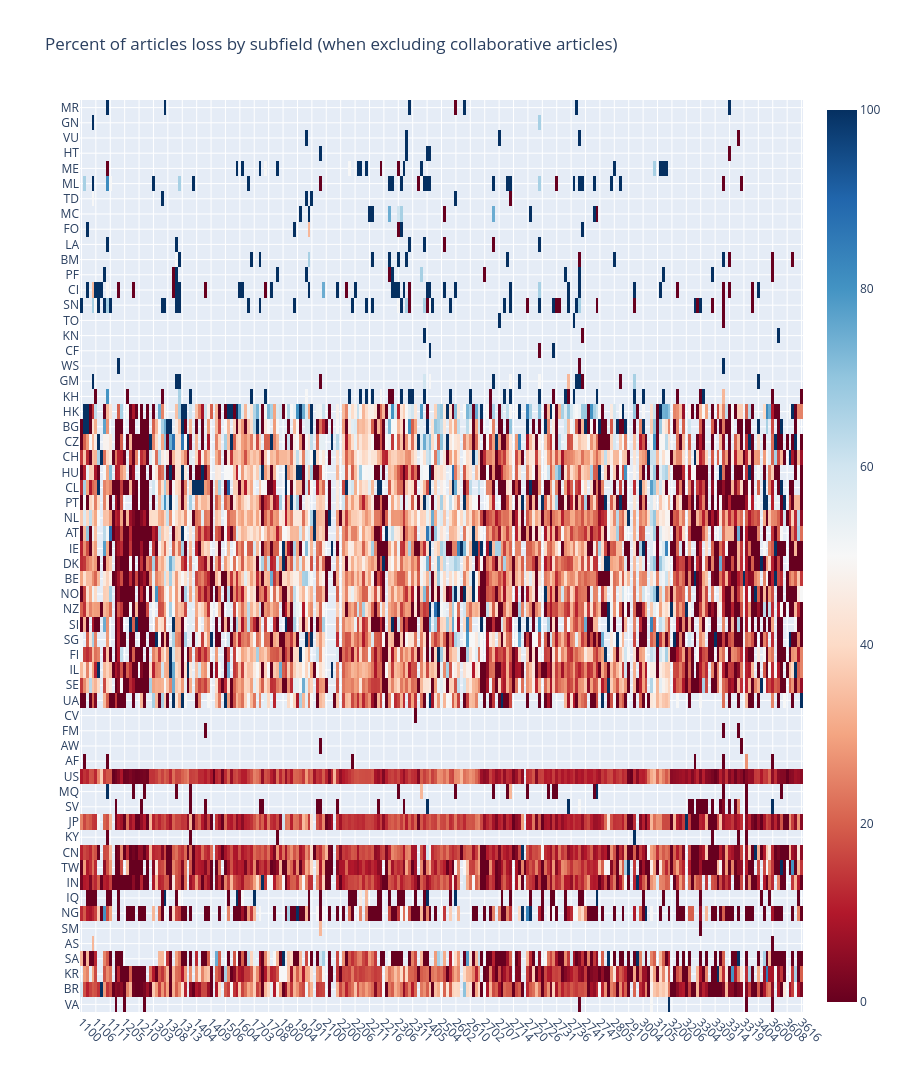

Source (notebook cell):
### Code cell
x_labels = df_country_subfield_diff.columns.to_list()
# y_labels = df_country_subfield_diff.index.to_list()
y_labels = most_collab_dependent_countries + most_collab_dependent_big_countries + least_collab_dependent_countries
uf.plotly_heatmap(
    df_country_subfield_diff.loc[y_labels, x_labels],
    x_labels=x_labels,
    y_labels=y_labels,
    x_type="subfield",
    y_type="country",
    title="Percent of articles loss by subfield (when excluding collaborative articles)"
)

### Figure 1 — Plotly figure (JSON) as saved in the notebook; plotly's stock layout.template omitted (floating-point values rounded to 4 significant figures; data arrays with more than 128 entries replaced by an {"elided": "..."} marker saying what was removed)
{"data": [{"colorscale": [[0.0, "rgb(103,0,31)"], [0.1, "rgb(178,24,43)"], [0.2, "rgb(214,96,77)"], [0.3, "rgb(244,165,130)"], [0.4, "rgb(253,219,199)"], [0.5, "rgb(247,247,247)"], [0.6, "rgb(209,229,240)"], [0.7, "rgb(146,197,222)"], [0.8, "rgb(67,147,195)"], [0.9, "rgb(33,102,172)"], [1.0, "rgb(5,48,97)"]], "customdata": {"elided": "60x251x2 str values"}, "hovertemplate": "<b>X: </b>%{customdata[0]}<br><b>Y: </b>%{customdata[1]}<br><b>Z: </b> %{z:.3f}<br><extra></extra>", "x": {"elided": "251 str values"}, "y": ["MR", "GN", "VU", "HT", "ME", "ML", "TD", "MC", "FO", "LA", "BM", "PF", "CI", "SN", "TO", "KN", "CF", "WS", "GM", "KH", "HK", "BG", "CZ", "CH", "HU", "CL", "PT", "NL", "AT", "IE", "DK", "BE", "NO", "NZ", "SI", "SG", "FI", "IL", "SE", "UA", "CV", "FM", "AW", "AF", "US", "MQ", "SV", "JP", "KY", "CN", "TW", "IN", "IQ", "NG", "SM", "AS", "SA", "KR", "BR", "VA"], "z": {"elided": "60x251 float values"}, "type": "heatmap"}], "layout": {"xaxis": {"tickangle": 45, "automargin": true}, "yaxis": {"autorange": "reversed", "automargin": true}, "title": {"text": "Percent of articles loss by subfield (when excluding collaborative articles)"}, "height": 1200}}
